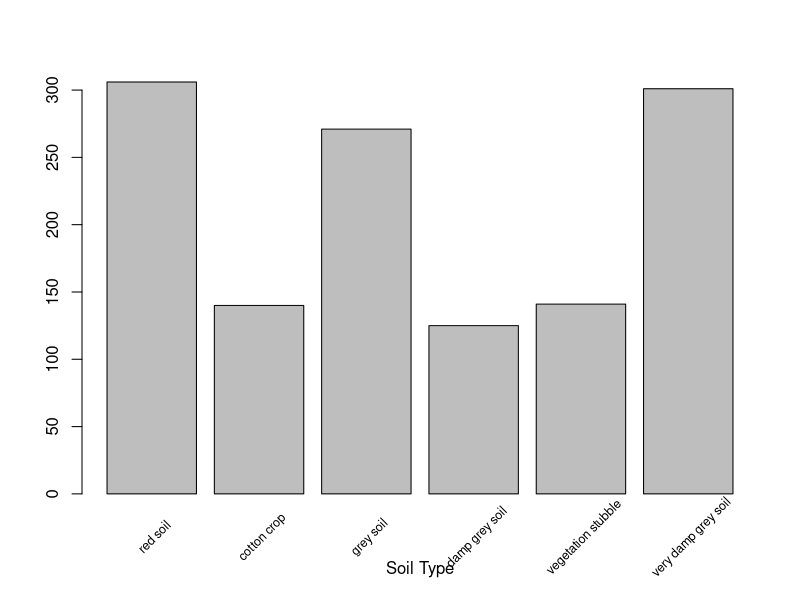

Write R code to recreate this figure. (Note: a time limit stopped this script after it produced the figure.)
## ---- chunk 1
install.packages("e1071")
install.packages("kernlab")
install.packages("mlbench")
install.packages("caret")
library("mlbench")
library("caret")
library("randomForest")


## ---- chunk 2
data(Satellite)
dt <- Satellite
summary(dt)
head(dt)
## ---- chunk 3

indexes <- createDataPartition(dt$classes, p = 0.80, list = F)
training <- dt[indexes, ]
testing <- dt[-indexes, ]

## ---- chunk 4
freq <- table(testing$classes)
out <- barplot(freq, xlab = "Soil Type", names.arg = "")
text(out, rep(-.1, 6), names(freq), srt=45, pos=1, offset = "2", xpd=NA, cex=.75 )

## ---- chunk 5
set.seed(7)
rf <- train(classes ~ ., data = training, method = "rf")
svm <- train(classes ~ ., data = training, method = "svmRadial")
rna <- train(classes ~ ., data = training, method = "nnet")

saveRDS(rf, "random_forest_testing_phase.rds")
saveRDS(svm, "SVM_testing_phase.rds")
saveRDS(rna, "nnet_testing_phase.rds")

## ---- chunk 6
predict.rf <- predict(rf, testing)
predict.svm <- predict(svm, testing)
predict.rna <- predict(rna, testing)
## ---- chunk 7
confusion_matrix_rf <- confusionMatrix(predict.rf, testing$classes)
confusion_matrix_svm <- confusionMatrix(predict.svm, testing$classes)
confusion_matrix_rna <- confusionMatrix(predict.rna, testing$classes)
## ---- chunk 8
accuracy_df <- data.frame(
    algorithm = c("rf", "svm", "rna"),
    accuracy = c(
        confusion_matrix_rf$overall["Accuracy"],
        confusion_matrix_svm$overall["Accuracy"],
        confusion_matrix_rna$overall["Accuracy"]
    )
)

best_technique <- accuracy_df[accuracy_df$accuracy == max(accuracy_df$accuracy),]

print(accuracy_df)
print(best_technique)

## ---- chunk 9
print(rf$finalModel[c("ntree", "mtry")])

## ---- chunk 10
final_model = randomForest(formula = classes ~ ., data = dt, ntree = rf$finalModel$ntree, mtry = rf$finalModel$mtry, keep.forest = T)

saveRDS(final_model, "final_model_rf.rds")
## ---- chunk 11
final_predictions <- predict(final_model, testing)
## ---- chunk 12
confusion_matrix_full_model = confusionMatrix(final_predictions, testing$classes)

print(confusion_matrix_full_model$overall["Accuracy"])
